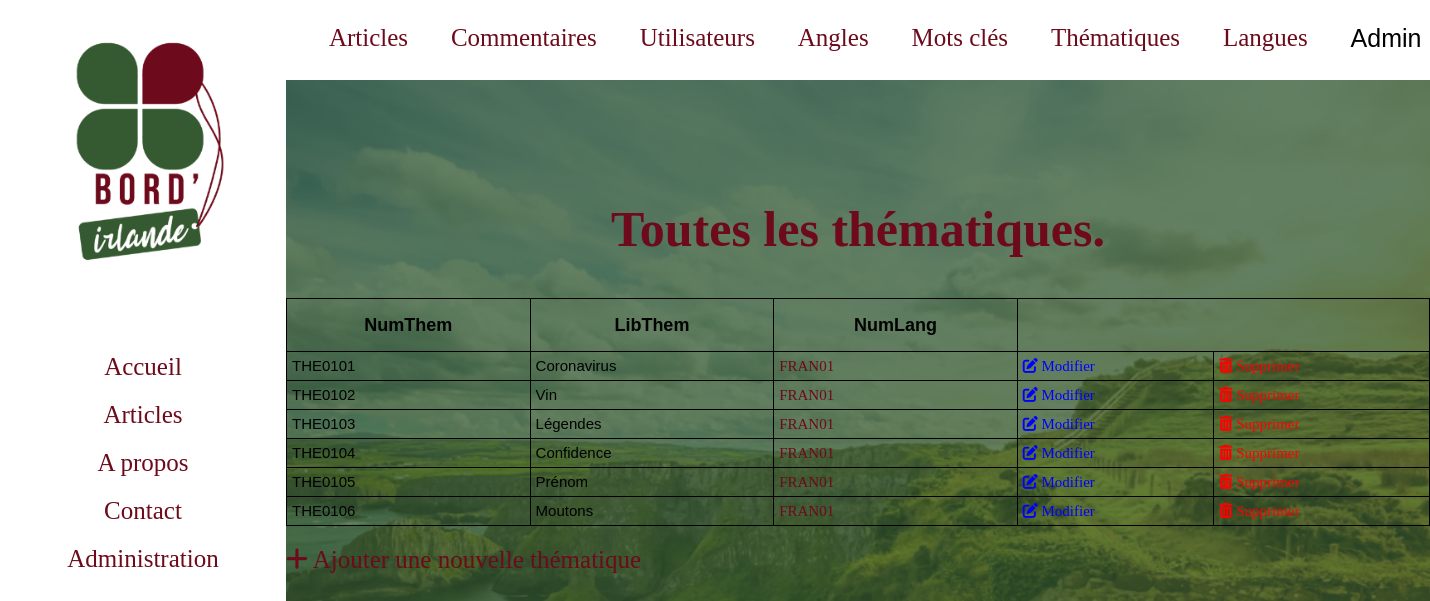
Screenshot of /thematiques/index.php (signed in) with the database file from the repository.
### tables this page shows
CREATE TABLE IF NOT EXISTS `thematique` (
  `NumThem` char(8) NOT NULL,
  `LibThem` char(60) DEFAULT NULL,
  `NumLang` char(8) NOT NULL,
  PRIMARY KEY (`NumThem`),
  KEY `THEMATIQUE_FK` (`NumThem`),
  KEY `FK_ASSOCIATION_4` (`NumLang`)
);

### thematiques/index.php (the view, shortened to what this page needs)
<?php
    include '../assets/php/connect_PDO.php';
?>
<!DOCTYPE html>
<html>
    <head>
		<link rel="stylesheet" href="../assets/css/style.css" />
    </head>
    <body>
        <?php include '../assets/php/menuInAdminShow.php'; ?>
        <div class="thematiques">
            <?php include '../assets/php/menuAdmin.php'; ?>
            <h1>Toutes les thématiques.</h1>
            <table>
                <thead>
                    <tr>
                        <th>NumThem</th>
                        <th>LibThem</th>
                        <th>NumLang</th>
                    </tr>
                </thead>
                <tbody>
                <?php
                    $req = $bdd->query('SELECT * FROM thematique ORDER BY NumThem');
                    while ($donnees = $req->fetch())
                    {
                ?>
                    <tr>
                        <td><?php echo $donnees['NumThem'];?></td>
                        <td><?php echo $donnees['LibThem'];?></td>
                        <td><a href="../langues/index.php"><?php echo $donnees['NumLang'];?></a></td>
                        <td><a href="update.php?id=<?php echo $donnees['NumThem'];?>" class="modified_link"><i class="fas fa-edit"></i> Modifier</a></td>
                        <td><a href="delete.php?id=<?php echo $donnees['NumThem'];?>" class="delete_link" data-id="<?php echo $donnees['NumThem']; ?>"><i class="fas fa-trash-alt"></i> Supprimer</a></td>
                    </tr>
                    <?php
                        }
                    ?>
                </tbody>
            </table>
            <a href="new.php" class="add"><i class="fas fa-plus"></i> Ajouter une nouvelle thématique</a>
        </div>
    </body>
</html>

### assets/css/style.css (style rules this page uses)
body { display: flex; margin: 0px; background-image: url("../images/image_2.png"); background-repeat: no-repeat; background-attachment: fixed; background-color: #345831; background-size: cover; width: 100vw; height: 100vh; }
.thematiques { display: flex; flex-direction: column; margin-left: 20vw; }
.thematiques h1 { font-family: 'Bebas Neue', cursive; color: #6D0A1B; text-align: center; font-size: 50px; padding-top: 10vh; margin: 0px; margin-top: 5vh; }
.thematiques a { text-decoration: none; font-family: 'Bebas Neue', cursive; color: #355931; }
.thematiques table { border-collapse: collapse; color: black; font-family: 'Helvetica', sans-serif; font-weight: 400; font-size: 15px; width: 100%; margin-top: 5vh; }
.thematiques table, th, td { border: 1px solid black; }
.thematiques th { height: 50px; font-size: 18px; min-width: 100px; }
.thematiques td { vertical-align: top; padding: 5px; }
.thematiques a { color: #6D0A1B; }
.thematiques .modified_link { color: blue; }
.thematiques .delete_link { color: red; }
.thematiques .add { font-size: 25px; margin-top: 20px; }

### rows the page displays
thematique: NumThem "THE0101", LibThem "Coronavirus", NumLang "FRAN01"
thematique: NumThem "THE0102", LibThem "Vin", NumLang "FRAN01"
thematique: NumThem "THE0103", LibThem "Légendes", NumLang "FRAN01"
thematique: NumThem "THE0104", LibThem "Confidence", NumLang "FRAN01"
thematique: NumThem "THE0105", LibThem "Prénom", NumLang "FRAN01"
thematique: NumThem "THE0106", LibThem "Moutons", NumLang "FRAN01"

### other values shown
$_SESSION['login'] "Admin"
